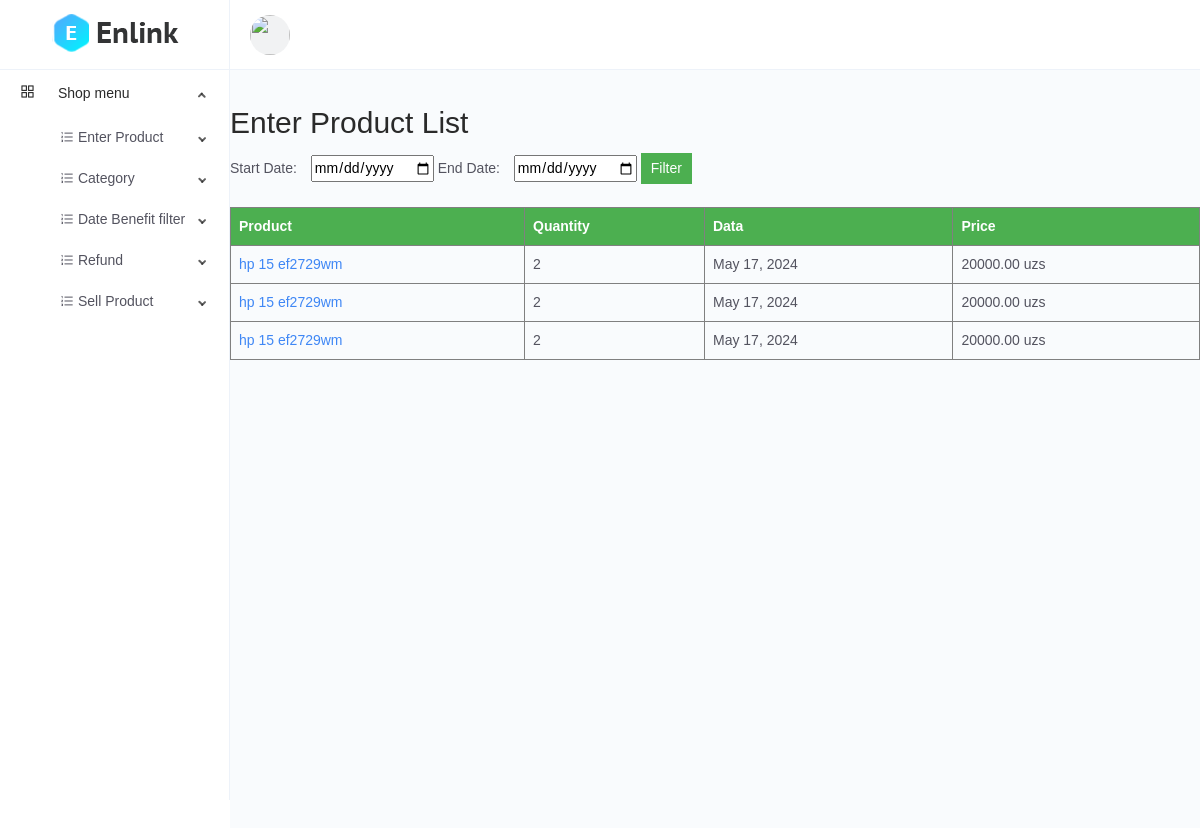
/enter-product/list/ (signed in), run on the app's committed database.
### main/models.py (models this page shows, shortened)
class CodeGenerate(models.Model):
    code = models.CharField(max_length=255, blank=True, unique=True)
    class Meta:
        abstract = True

class EnterProduct(CodeGenerate):
    product = models.ForeignKey(Product, on_delete=models.CASCADE)
    quantity = models.IntegerField()
    entered_at = models.DateField(auto_now_add=True)
    price = models.DecimalField(decimal_places=2, max_digits=15, blank=True, null=True)
    class Meta:
        ordering = ['-entered_at']

class Product(CodeGenerate):
    category = models.ForeignKey(Category, on_delete=models.CASCADE)
    name = models.CharField(max_length=255)
    price = models.DecimalField(decimal_places=2, max_digits=15)
    discount_price = models.DecimalField(decimal_places=2, max_digits=10, blank=True, null=True)
    banner_img = models.ImageField(upload_to='media/banner-img/')
    quantity = models.IntegerField()
    qr_code = models.ImageField(blank=True, upload_to="media/qr")

### main/views.py (the view)
# urls.py: path('enter-product/list/', views.enter_product_list, name='enter_product_list'),
def enter_product_list(request):
    start_date = request.GET.get('start_date')
    end_date = request.GET.get('end_date')
    enter_products = models.EnterProduct.objects.all()
    if start_date and end_date:
        enter_products = enter_products.filter(entered_at__range=[start_date, end_date])
    return render(request, 'enter_product/list.html', {'enter_products': enter_products})

### templates/enter_product/list.html (shortened to what this page needs)
{% extends 'base.html' %}
{% block content %}
    <h1>Enter Product List</h1>
    <form method="get">
        <label for="start-date">Start Date:</label>
        <input type="date" id="start-date" name="start_date">
        <label for="end-date">End Date:</label>
        <input type="date" id="end-date" name="end_date">
        <button type="submit">Filter</button>
    </form>
    <table border="1">
        <thead>
            <tr>
                <th>Product</th>
                <th>Quantity</th>
                <th>Data</th>
                <th>Price</th>
            </tr>
        </thead>
        <tbody>
            {% for enter_product in enter_products %}
            <tr>
               <td><a href="{% url 'enter_product_detail' enter_product.code %}">{{ enter_product.product.name }}</a></td>
                <td>{{ enter_product.quantity }}</td>
                <td>{{ enter_product.entered_at }}</td>
                <td>{{ enter_product.price }} uzs</td>
            </tr>
            {% endfor %}
        </tbody>
    </table>
{% endblock %}

### templates/base.html (style rules this page uses)
body { padding-top: 100px; }

### templates/enter_product/list.html (style rules this page uses)
body { font-family: Arial, sans-serif; padding-top: 100px; }
form { margin-bottom: 20px; }
label { margin-right: 10px; }
button[type="submit"] { padding: 5px 10px; background-color: #4CAF50; color: white; border: none; cursor: pointer; }
table { border-collapse: collapse; width: 100%; }
th, td { padding: 8px; text-align: left; }
th { background-color: #4CAF50; color: white; }

### data on the page
EnterProduct: product.name "hp 15 ef2729wm", quantity "2", entered_at "May 17, 2024", price "20000.00"
EnterProduct: product.name "hp 15 ef2729wm", quantity "2", entered_at "May 17, 2024", price "20000.00"
EnterProduct: product.name "hp 15 ef2729wm", quantity "2", entered_at "May 17, 2024", price "20000.00"
